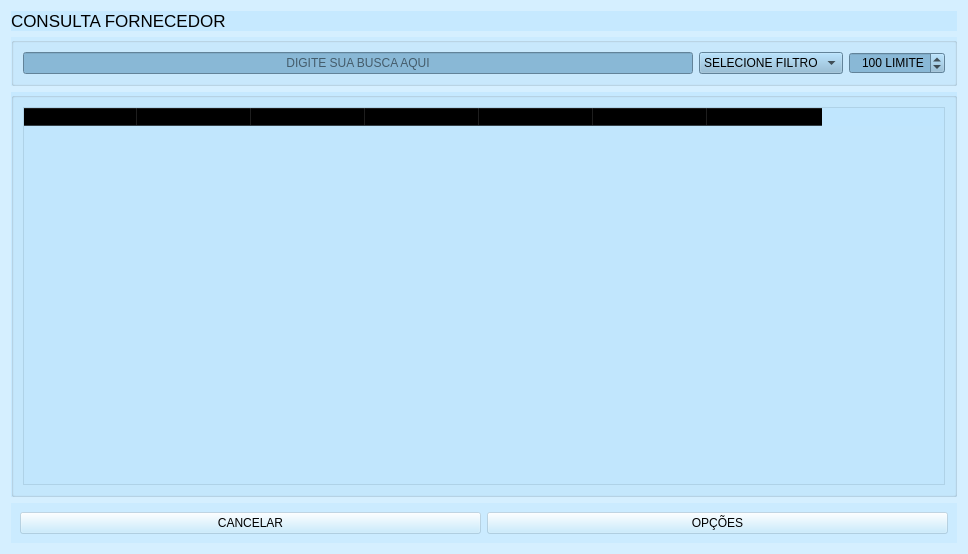
<?xml version="1.0" encoding="UTF-8"?>
<ui version="4.0">
 <class>Form</class>
 <widget class="QWidget" name="Form">
  <property name="geometry">
   <rect>
    <x>0</x>
    <y>0</y>
    <width>968</width>
    <height>554</height>
   </rect>
  </property>
  <property name="minimumSize">
   <size>
    <width>889</width>
    <height>469</height>
   </size>
  </property>
  <property name="maximumSize">
   <size>
    <width>968</width>
    <height>554</height>
   </size>
  </property>
  <property name="windowTitle">
   <string>CONSULTA FORNECEDOR - ASSISTENCIA TECNICA</string>
  </property>
  <property name="windowIcon">
   <iconset resource="../IMG/recursos.qrc">
    <normaloff>:/img/technician.svg</normaloff>:/img/technician.svg</iconset>
  </property>
  <property name="styleSheet">
   <string notr="true">#busca{
	background-image: url(:/img/user.svg);
	background-repeat: no-repeat;
    background-position: left;
	background-color: rgb(137, 184, 214);
}
#Form{
	image: url(:/img/tecnico.jpg);
}

QWidget{	
	background-color: rgb(188, 230, 254, 100);
}

#filtro, #limite{
	background-color: rgb(137, 184, 214);
}</string>
  </property>
  <layout class="QVBoxLayout" name="verticalLayout">
   <item>
    <widget class="QWidget" name="widget_3" native="true">
     <property name="maximumSize">
      <size>
       <width>16777215</width>
       <height>66</height>
      </size>
     </property>
     <layout class="QHBoxLayout" name="horizontalLayout">
      <property name="spacing">
       <number>0</number>
      </property>
      <property name="leftMargin">
       <number>0</number>
      </property>
      <property name="topMargin">
       <number>0</number>
      </property>
      <property name="rightMargin">
       <number>0</number>
      </property>
      <property name="bottomMargin">
       <number>0</number>
      </property>
      <item>
       <widget class="QLabel" name="label">
        <property name="font">
         <font>
          <pointsize>13</pointsize>
         </font>
        </property>
        <property name="text">
         <string>CONSULTA FORNECEDOR</string>
        </property>
        <property name="alignment">
         <set>Qt::AlignLeading|Qt::AlignLeft|Qt::AlignVCenter</set>
        </property>
       </widget>
      </item>
      <item>
       <widget class="QLabel" name="label_2">
        <property name="maximumSize">
         <size>
          <width>100</width>
          <height>16777215</height>
         </size>
        </property>
        <property name="font">
         <font>
          <pointsize>13</pointsize>
         </font>
        </property>
        <property name="text">
         <string/>
        </property>
        <property name="pixmap">
         <pixmap resource="../IMG/recursos.qrc">:/img/search.svg</pixmap>
        </property>
        <property name="alignment">
         <set>Qt::AlignRight|Qt::AlignTrailing|Qt::AlignVCenter</set>
        </property>
       </widget>
      </item>
     </layout>
    </widget>
   </item>
   <item>
    <widget class="QGroupBox" name="groupBox">
     <property name="title">
      <string/>
     </property>
     <layout class="QHBoxLayout" name="horizontalLayout_2">
      <item>
       <widget class="QLineEdit" name="busca">
        <property name="alignment">
         <set>Qt::AlignCenter</set>
        </property>
        <property name="placeholderText">
         <string>DIGITE SUA BUSCA AQUI</string>
        </property>
        <property name="clearButtonEnabled">
         <bool>true</bool>
        </property>
       </widget>
      </item>
      <item>
       <widget class="QComboBox" name="filtro">
        <item>
         <property name="text">
          <string>SELECIONE FILTRO</string>
         </property>
        </item>
        <item>
         <property name="text">
          <string>NOME</string>
         </property>
        </item>
        <item>
         <property name="text">
          <string>CÓDIGO</string>
         </property>
        </item>
        <item>
         <property name="text">
          <string>CPF/CNPJ</string>
         </property>
        </item>
       </widget>
      </item>
      <item>
       <widget class="QSpinBox" name="limite">
        <property name="maximumSize">
         <size>
          <width>102</width>
          <height>16777215</height>
         </size>
        </property>
        <property name="toolTip">
         <string>&lt;html&gt;&lt;head/&gt;&lt;body&gt;&lt;p&gt;&lt;span style=&quot; font-weight:600;&quot;&gt;DEFINE UM LIMITE PARA NÃO SOBRECARREGAR O SERVIDOR&lt;/span&gt;&lt;/p&gt;&lt;/body&gt;&lt;/html&gt;</string>
        </property>
        <property name="alignment">
         <set>Qt::AlignRight|Qt::AlignTrailing|Qt::AlignVCenter</set>
        </property>
        <property name="suffix">
         <string> LIMITE</string>
        </property>
        <property name="maximum">
         <number>1000</number>
        </property>
        <property name="value">
         <number>100</number>
        </property>
        <property name="displayIntegerBase">
         <number>10</number>
        </property>
       </widget>
      </item>
     </layout>
    </widget>
   </item>
   <item>
    <widget class="QWidget" name="widget" native="true">
     <layout class="QVBoxLayout" name="verticalLayout_2">
      <property name="spacing">
       <number>0</number>
      </property>
      <property name="leftMargin">
       <number>0</number>
      </property>
      <property name="topMargin">
       <number>0</number>
      </property>
      <property name="rightMargin">
       <number>0</number>
      </property>
      <property name="bottomMargin">
       <number>0</number>
      </property>
      <item>
       <widget class="QGroupBox" name="groupBox_2">
        <property name="title">
         <string/>
        </property>
        <layout class="QHBoxLayout" name="horizontalLayout_3">
         <item>
          <widget class="QTableWidget" name="tabela">
           <property name="editTriggers">
            <set>QAbstractItemView::NoEditTriggers</set>
           </property>
           <property name="selectionMode">
            <enum>QAbstractItemView::SingleSelection</enum>
           </property>
           <property name="selectionBehavior">
            <enum>QAbstractItemView::SelectRows</enum>
           </property>
           <property name="showGrid">
            <bool>false</bool>
           </property>
           <property name="sortingEnabled">
            <bool>true</bool>
           </property>
           <attribute name="horizontalHeaderDefaultSectionSize">
            <number>114</number>
           </attribute>
           <attribute name="horizontalHeaderMinimumSectionSize">
            <number>39</number>
           </attribute>
           <column>
            <property name="text">
             <string>CÓDIGO</string>
            </property>
           </column>
           <column>
            <property name="text">
             <string>CLIENTE</string>
            </property>
           </column>
           <column>
            <property name="text">
             <string>TELEFONE</string>
            </property>
           </column>
           <column>
            <property name="text">
             <string>WHATSAPP</string>
            </property>
           </column>
           <column>
            <property name="text">
             <string>E-MAIL</string>
            </property>
           </column>
           <column>
            <property name="text">
             <string>CNPJ/CPF</string>
            </property>
           </column>
           <column>
            <property name="text">
             <string>SITUAÇÃO</string>
            </property>
           </column>
          </widget>
         </item>
        </layout>
       </widget>
      </item>
     </layout>
    </widget>
   </item>
   <item>
    <widget class="QWidget" name="widget_2" native="true">
     <layout class="QHBoxLayout" name="horizontalLayout_4">
      <item>
       <widget class="QPushButton" name="cancelar">
        <property name="text">
         <string>CANCELAR</string>
        </property>
        <property name="icon">
         <iconset resource="../IMG/recursos.qrc">
          <normaloff>:/img/cancel.svg</normaloff>:/img/cancel.svg</iconset>
        </property>
        <property name="iconSize">
         <size>
          <width>37</width>
          <height>27</height>
         </size>
        </property>
       </widget>
      </item>
      <item>
       <widget class="QPushButton" name="opcoes">
        <property name="text">
         <string>OPÇÕES</string>
        </property>
        <property name="icon">
         <iconset resource="../IMG/recursos.qrc">
          <normaloff>:/img/gear-svgrepo-com.svg</normaloff>:/img/gear-svgrepo-com.svg</iconset>
        </property>
        <property name="iconSize">
         <size>
          <width>37</width>
          <height>27</height>
         </size>
        </property>
       </widget>
      </item>
     </layout>
    </widget>
   </item>
  </layout>
 </widget>
 <resources>
  <include location="../IMG/recursos.qrc"/>
 </resources>
 <connections/>
</ui>
